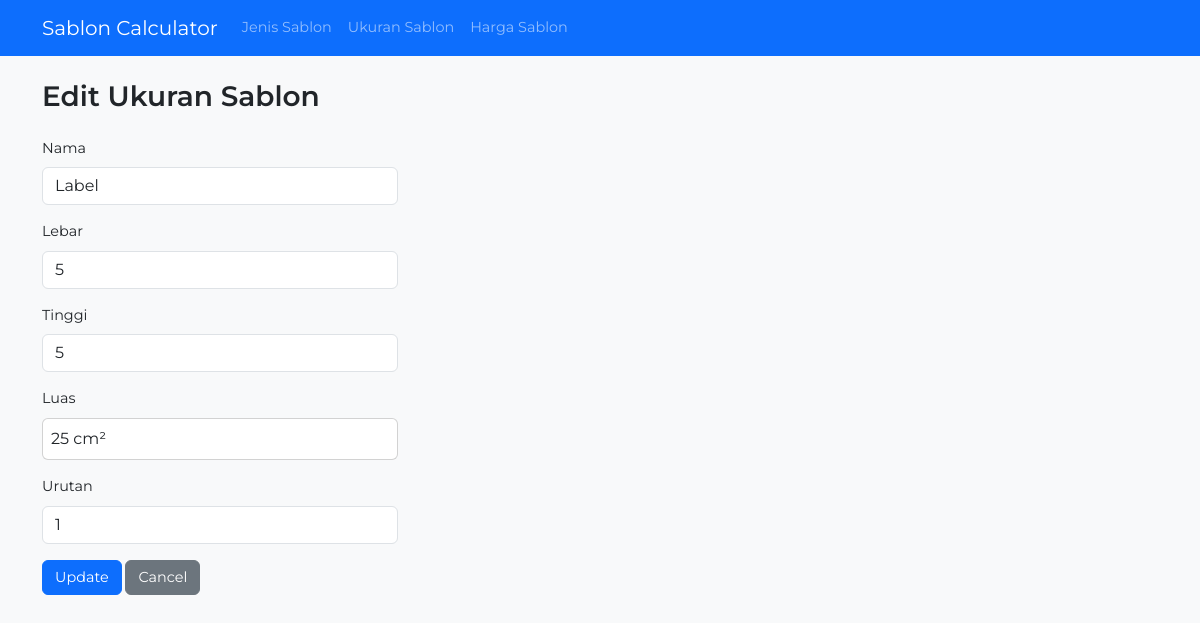
Screenshot of /ukuran/edit.php?id=1 with the database file from the repository.
### tables this page shows
CREATE TABLE `ukuran_sablon` (
  `id` int(11) NOT NULL,
  `nama` varchar(50) NOT NULL,
  `total_size` int(11) NOT NULL,
  `urutan` int(2) NOT NULL,
  `lebar` int(11) NOT NULL,
  `tinggi` int(11) NOT NULL
);

### ukuran/edit.php (the view, shortened to what this page needs)
<?php
include '../includes/db.php';
$id = $_GET['id'];
$stmt = $pdo->prepare("SELECT * FROM ukuran_sablon WHERE id = ?");
$stmt->execute([$id]);
$ukuran = $stmt->fetch();
include '../includes/header.php';
?>
<div class="row">
  <div class="col-4">
    <h3 class="mb-4">Edit Ukuran Sablon</h3>
    <form action="process.php" method="POST">
      <div class="mb-3">
        <label for="nama" class="form-label">Nama</label>
        <input type="text" class="form-control" id="nama" name="nama" value="<?= htmlspecialchars($ukuran['nama']) ?>" required>
      </div>
      <div class="mb-3">
        <label for="lebar" class="form-label">Lebar</label>
        <input type="number" class="form-control" id="lebar" name="lebar" value="<?= htmlspecialchars($ukuran['lebar']) ?>" required>
      </div>
      <div class="mb-3">
        <label for="tinggi" class="form-label">Tinggi</label>
        <input type="number" class="form-control" id="tinggi" name="tinggi" value="<?= htmlspecialchars($ukuran['tinggi']) ?>" required>
      </div>
      <div class="mb-3">
        <label for="total_size" class="form-label">Luas</label>
        <div class="card px-2 py-2" id="total_size_text" style="font-size: 16px;"><?= $ukuran['total_size'] ?> cm²</div>
      </div>
      <div class="mb-3">
        <label for="urutan" class="form-label">Urutan</label>
        <input type="number" class="form-control" id="urutan" name="urutan" value="<?= $ukuran['urutan'] ?>" required>
      </div>
      <button type="submit" class="btn btn-primary">Update</button>
      <a href="index.php" class="btn btn-secondary">Cancel</a>
    </form>
  </div>
</div>
</div>
</body>
</html>

### includes/header.php (style rules this page uses)
body { font-family: 'Montserrat', sans-serif; font-size: 0.9rem; background-color: #f8f9fa; }
h1, h2, h3, h4, h5, h6, .h1, .h2, .h3, .h4, .h5, .h6 { font-family: 'Montserrat', sans-serif; font-weight: 600; }
.btn { font-family: 'Montserrat', sans-serif; font-size: 0.9rem; font-weight: 400; transition: all 0.3s ease; }
.btn { transform: scale(1); transition: transform 0.2s ease, box-shadow 0.2s ease; }
.card { transition: all 0.3s ease; transform: translateY(0); }

### rows the page displays
ukuran_sablon: nama "Label", lebar "5", tinggi "5", total_size "25", urutan "1"
